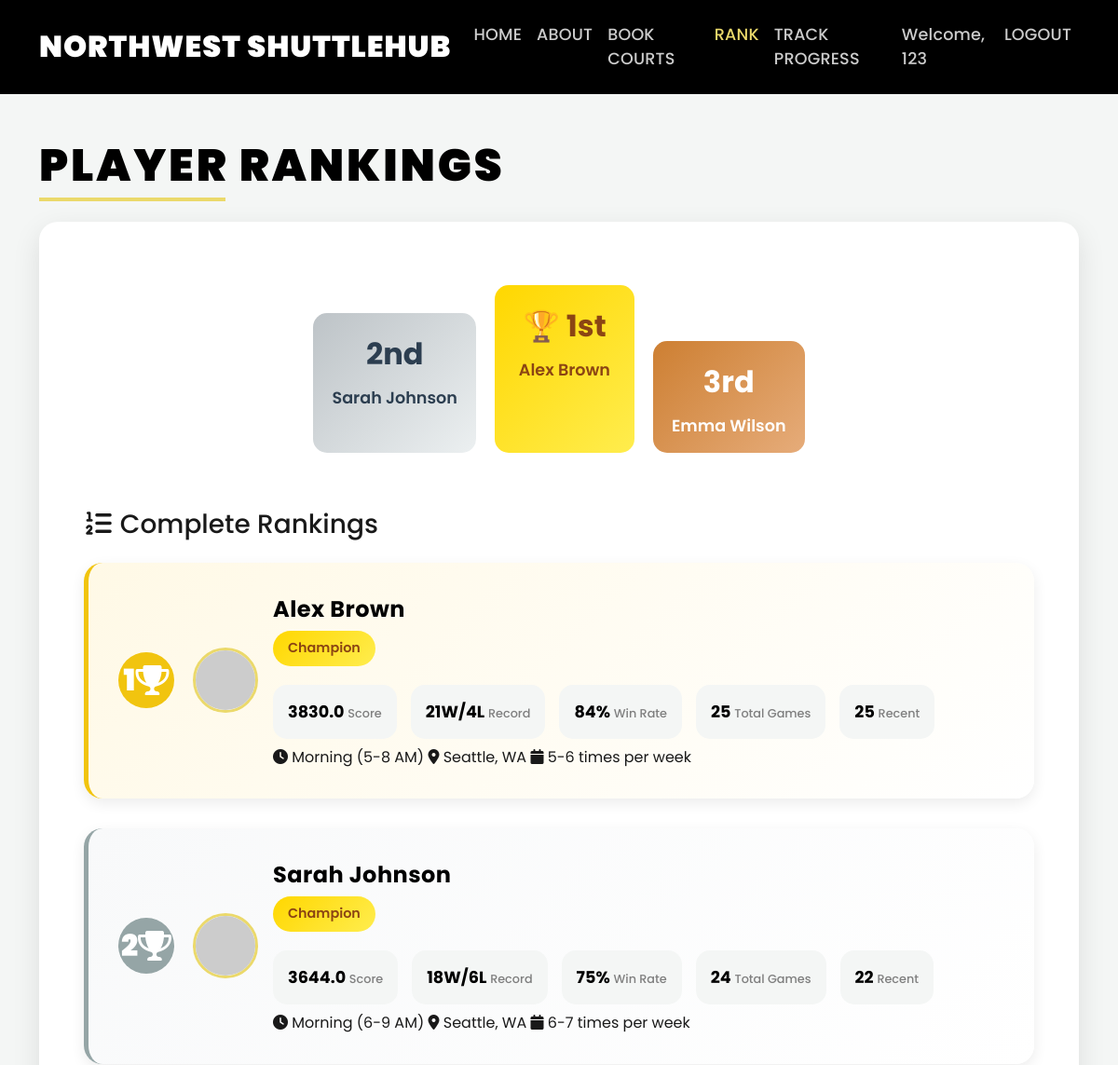
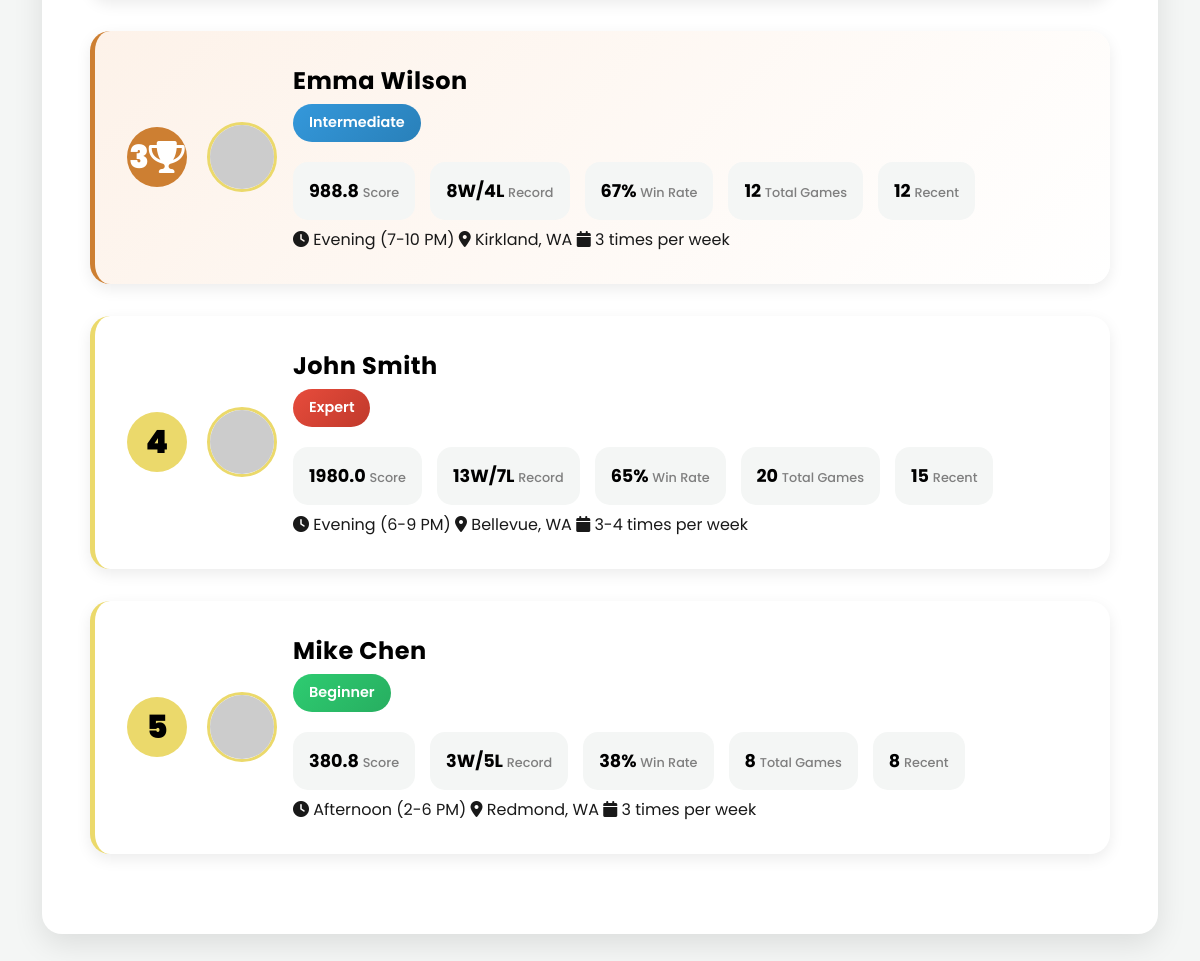
The page /rank (signed in) on the database its author committed (2 pictures, top to bottom).
### tables this page shows
CREATE TABLE users (
                id INTEGER PRIMARY KEY AUTOINCREMENT,
                username TEXT UNIQUE NOT NULL,
                email TEXT UNIQUE NOT NULL,
                password_hash TEXT NOT NULL,
                level TEXT NOT NULL,
                created_at TIMESTAMP DEFAULT CURRENT_TIMESTAMP
            );

CREATE TABLE players (
                id INTEGER PRIMARY KEY AUTOINCREMENT,
                name TEXT NOT NULL,
                level TEXT NOT NULL,
                win_rate REAL DEFAULT 0,
                recent_matches INTEGER DEFAULT 0
            , gender TEXT DEFAULT "Not specified", age INTEGER DEFAULT 25, bio TEXT DEFAULT "", photo_url TEXT DEFAULT "", total_wins INTEGER DEFAULT 0, total_losses INTEGER DEFAULT 0, favorite_shot TEXT DEFAULT "", playing_style TEXT DEFAULT "", years_playing INTEGER DEFAULT 1, achievements TEXT DEFAULT "", preferred_time TEXT DEFAULT "", location TEXT DEFAULT "", languages TEXT DEFAULT "", equipment_brand TEXT DEFAULT "", training_schedule TEXT DEFAULT "", strongest_skill TEXT DEFAULT "", improvement_goal TEXT DEFAULT "", match_frequency TEXT DEFAULT "", coach_experience TEXT DEFAULT "", tournament_level TEXT DEFAULT "");

### app.py (the view)
@app.route('/rank')
def rank():
    db = get_db()
    players = db.execute('SELECT * FROM players ORDER BY win_rate DESC, total_wins DESC').fetchall()
    ranked_players = []
    for i, player in enumerate(players):
        total_matches = player['total_wins'] + player['total_losses']
        win_rate = player['win_rate']
        activity_score = 0
        if player['recent_matches']:
            activity_score += player['recent_matches'] * 2
        frequency_multiplier = 1.0
        if player['match_frequency']:
            freq = player['match_frequency'].lower()
            if '6-7' in freq or 'daily' in freq:
                frequency_multiplier = 2.0
            elif '5-6' in freq:
                frequency_multiplier = 1.8
            elif '4' in freq:
                frequency_multiplier = 1.5
            elif '3' in freq:
                frequency_multiplier = 1.2
            elif '2' in freq:
                frequency_multiplier = 1.0
        ranking_score = (win_rate * total_matches * frequency_multiplier) + activity_score
        if ranking_score >= 2000:
            tier = "Champion"
            tier_class = "champion"
        elif ranking_score >= 1500:
            tier = "Expert"
            tier_class = "expert"
        elif ranking_score >= 1000:
            tier = "Advanced"
            tier_class = "advanced"
        elif ranking_score >= 500:
            tier = "Intermediate"
            tier_class = "intermediate"
        else:
            tier = "Beginner"
            tier_class = "beginner"
        ranked_players.append({
            'rank': i + 1,
            'player': player,
            'total_matches': total_matches,
            'ranking_score': round(ranking_score, 1),
            'tier': tier,
            'tier_class': tier_class,
            'activity_score': round(activity_score, 1),
            'frequency_multiplier': frequency_multiplier
        })
    return render_template('rank.html', ranked_players=ranked_players)

### app.py (called while the page is built)
def get_db():
    db = getattr(g, '_database', None)
    if db is None:
        db = g._database = sqlite3.connect(DATABASE)
        db.row_factory = sqlite3.Row  # 让结果支持 dict-like 访问
    return db

@app.teardown_appcontext
def close_connection(exception):
    db = getattr(g, '_database', None)
    if db:
        db.close()

@app.before_request
def load_logged_in_user():
    user_id = session.get('user_id')
    if user_id is None:
        g.user = None
    else:
        g.user = get_db().execute(
            'SELECT * FROM users WHERE id = ?', (user_id,)
        ).fetchone()

### templates/rank.html (shortened to what this page needs)
<!DOCTYPE html>
<html lang="en">
<head>
    <link href="https://cdn.jsdelivr.net/npm/bootstrap@5.3.0/dist/css/bootstrap.min.css" rel="stylesheet">
    <link rel="stylesheet" href="https://cdnjs.cloudflare.com/ajax/libs/font-awesome/6.0.0/css/all.min.css">
</head>
<body>
    <nav class="navbar navbar-expand-lg navbar-dark">
        <div class="container">
            <a class="navbar-brand" href="{{ url_for('home') }}">NORTHWEST SHUTTLEHUB</a>
            <div class="collapse navbar-collapse" id="navbarNav">
                <ul class="navbar-nav me-auto">
                    <li class="nav-item">
                        <a class="nav-link" href="{{ url_for('home') }}">HOME</a>
                    </li>
                    <li class="nav-item">
                        <a class="nav-link" href="{{ url_for('about') }}">ABOUT</a>
                    </li>
                    <li class="nav-item">
                        <a class="nav-link" href="{{ url_for('book_courts') }}">BOOK COURTS</a>
                    </li>
                    <li class="nav-item">
                        <a class="nav-link active" href="{{ url_for('rank') }}">RANK</a>
                    </li>
                    <li class="nav-item">
                        <a class="nav-link" href="{{ url_for('track_progress') }}">TRACK PROGRESS</a>
                    </li>
                </ul>
                <ul class="navbar-nav">
                    {% if g.user %}
                    <li class="nav-item">
                        <span class="nav-link">Welcome, {{ g.user['username'] }}</span>
                    </li>
                    <li class="nav-item">
                        <a class="nav-link" href="{{ url_for('logout') }}">LOGOUT</a>
                    </li>
                    {% endif %}
                </ul>
            </div>
        </div>
    </nav>
    <div class="container mt-5">
        <h2 class="page-title">PLAYER RANKINGS</h2>
        <div class="rank-container">
            {% if ranked_players|length >= 3 %}
            <div class="podium">
                <div class="podium-place podium-second">
                    <div class="podium-rank">2nd</div>
                    <div class="podium-name">{{ ranked_players[1].player.name }}</div>
                </div>
                <div class="podium-place podium-first">
                    <div class="podium-rank">🏆 1st</div>
                    <div class="podium-name">{{ ranked_players[0].player.name }}</div>
                </div>
                <div class="podium-place podium-third">
                    <div class="podium-rank">3rd</div>
                    <div class="podium-name">{{ ranked_players[2].player.name }}</div>
                </div>
            </div>
            {% endif %}
            <h3 class="mb-4"><i class="fas fa-list-ol"></i> Complete Rankings</h3>
            {% for ranked_player in ranked_players %}
            <div class="player-rank-card rank-{{ ranked_player.rank }}">
                <div class="d-flex align-items-center">
                    <div class="rank-number">
                        {{ ranked_player.rank }}
                        {% if ranked_player.rank <= 3 %}
                        <i class="fas fa-trophy trophy-icon"></i>
                        {% endif %}
                    </div>
                    <img src="{{ ranked_player.player.photo_url if ranked_player.player.photo_url else 'https://ui-avatars.com/api/?name=' + ranked_player.player.name|urlencode + '&background=3498db&color=fff&size=70' }}"
                         alt="{{ ranked_player.player.name }}"
                         class="player-photo me-3"
                         onerror="this.src='https://ui-avatars.com/api/?name={{ ranked_player.player.name|urlencode }}&background=3498db&color=fff&size=70'">
                    <div class="player-info">
                        <div class="player-name">{{ ranked_player.player.name }}</div>
                        <div>
                            <span class="player-level tier-{{ ranked_player.tier_class }}">{{ ranked_player.tier }}</span>
                        </div>
                        <div class="stats-row">
                            <div class="stat-item">
                                <span class="stat-value">{{ ranked_player.ranking_score }}</span>
                                <span class="stat-label">Score</span>
                            </div>
                            <div class="stat-item">
                                <span class="stat-value">{{ ranked_player.player.total_wins }}W/{{ ranked_player.player.total_losses }}L</span>
                                <span class="stat-label">Record</span>
                            </div>
                            <div class="stat-item">
                                <span class="stat-value">{{ ranked_player.player.win_rate|round(0)|int }}%</span>
                                <span class="stat-label">Win Rate</span>
                            </div>
                            <div class="stat-item">
                                <span class="stat-value">{{ ranked_player.total_matches }}</span>
                                <span class="stat-label">Total Games</span>
                            </div>
                            <div class="stat-item">
                                <span class="stat-value">{{ ranked_player.player.recent_matches }}</span>
                                <span class="stat-label">Recent</span>
                            </div>
                        </div>
                        <div class="mt-2">
                            {% if ranked_player.player.preferred_time %}
                            <span class="info-badge"><i class="fas fa-clock"></i> {{ ranked_player.player.preferred_time }}</span>
                            {% endif %}
                            {% if ranked_player.player.location %}
                            <span class="info-badge"><i class="fas fa-map-marker-alt"></i> {{ ranked_player.player.location }}</span>
                            {% endif %}
                            {% if ranked_player.player.match_frequency %}
                            <span class="info-badge"><i class="fas fa-calendar"></i> {{ ranked_player.player.match_frequency }}</span>
                            {% endif %}
                        </div>
                    </div>
                </div>
            </div>
            {% endfor %}
        </div>
    </div>
</body>
</html>

### templates/rank.html (style rules this page uses)
:root { --primary-color: #EBD96B; --secondary-color: #000000; --light-bg: #FFFFFF; --dark-text: #191919; --gray-text: #7F7F7F; --light-gray: #F4F6F5; --gold: #f1c40f; --silver: #95a5a6; --bronze: #cd7f32; --champion: linear-gradient(135deg, #ffd700, #ffed4e); --expert: linear-gradient(135deg, #e74c3c, #c0392b); --advanced: linear-gradient(135deg, #9b59b6, #8e44ad); --intermediate: linear-gradient(135deg, #3498db, #2980b9); --beginner: linear-gradient(135deg, #2ecc71, #27ae60); }
body { font-family: 'Poppins', sans-serif; background-color: var(--light-gray); color: var(--dark-text); }
.navbar { background-color: var(--secondary-color); padding: 1rem 0; }
.navbar-brand { color: var(--light-bg) !important; font-size: 2rem; font-weight: 900; letter-spacing: 0.03em; }
.nav-link { color: rgba(255, 255, 255, 0.8) !important; transition: color 0.3s ease; font-weight: 500; font-size: 1.1rem; letter-spacing: 0.01em; }
.nav-link.active { color: var(--primary-color) !important; }
.rank-container { background: var(--light-bg); padding: 3rem; border-radius: 20px; box-shadow: 0 10px 30px rgba(0,0,0,0.1); margin-bottom: 3rem; }
.player-rank-card { background: var(--light-bg); border-radius: 20px; padding: 2rem; margin-bottom: 2rem; box-shadow: 0 5px 15px rgba(0,0,0,0.08); transition: transform 0.3s ease, box-shadow 0.3s ease; border-left: 5px solid var(--primary-color); }
.player-rank-card.rank-1 { border-left-color: var(--gold); background: linear-gradient(135deg, #fff9e6, #ffffff); }
.player-rank-card.rank-2 { border-left-color: var(--silver); background: linear-gradient(135deg, #f8f9fa, #ffffff); }
.player-rank-card.rank-3 { border-left-color: var(--bronze); background: linear-gradient(135deg, #fdf2e9, #ffffff); }
.rank-number { font-size: 2rem; font-weight: 900; color: var(--secondary-color); display: flex; align-items: center; justify-content: center; width: 60px; height: 60px; border-radius: 50%; background: var(--primary-color); margin-right: 20px; }
.rank-1 .rank-number { background: var(--gold); color: white; }
.rank-2 .rank-number { background: var(--silver); color: white; }
.rank-3 .rank-number { background: var(--bronze); color: white; }
.player-photo { width: 70px; height: 70px; border-radius: 50%; object-fit: cover; border: 3px solid var(--primary-color); }
.player-info { flex-grow: 1; }
.player-name { font-size: 1.5rem; font-weight: 700; color: var(--secondary-color); margin-bottom: 5px; letter-spacing: 0.02em; }
.player-level { display: inline-block; padding: 0.5rem 1rem; border-radius: 20px; font-size: 0.9rem; font-weight: 600; margin-bottom: 10px; }
.tier-champion { background: var(--champion); color: #8b4513; }
.tier-expert { background: var(--expert); color: white; }
.tier-intermediate { background: var(--intermediate); color: white; }
.tier-beginner { background: var(--beginner); color: white; }
.stats-row { display: flex; gap: 15px; margin-top: 10px; }
.stat-item { background: var(--light-gray); padding: 1rem; border-radius: 15px; text-align: center; font-size: 0.9rem; font-weight: 500; }
.stat-value { font-weight: 700; color: var(--secondary-color); font-size: 1.1rem; }
.stat-label { color: var(--gray-text); font-size: 0.8rem; margin-top: 0.25rem; }
.page-title { font-weight: 900; font-size: 3rem; color: var(--secondary-color); letter-spacing: 0.06em; margin-bottom: 2rem; position: relative; }
.page-title::after { content: ''; position: absolute; bottom: -10px; left: 0; width: 200px; height: 4px; background: var(--primary-color); }
.podium { display: flex; justify-content: center; align-items: end; gap: 20px; margin-bottom: 40px; padding: 20px; }
.podium-place { text-align: center; padding: 20px; border-radius: 15px; min-width: 150px; }
.podium-first { background: var(--champion); color: #8b4513; height: 180px; order: 2; }
.podium-second { background: linear-gradient(135deg, #bdc3c7, #ecf0f1); color: #2c3e50; height: 150px; order: 1; }
.podium-third { background: linear-gradient(135deg, #cd7f32, #e6ac7a); color: white; height: 120px; order: 3; }
.podium-rank { font-size: 2rem; font-weight: bold; margin-bottom: 10px; }
.podium-name { font-size: 1.1rem; font-weight: 600; margin-bottom: 5px; }

### rows shown on the page
users: user.username "123"
players: name "Sarah Johnson", player.name "Sarah Johnson", player.total_wins "18", player.total_losses "6", player.win_rate "75", player.recent_matches "22", player.preferred_time "Morning (6-9 AM)", player.location "Seattle, WA", player.match_frequency "6-7 times per week"
players: name "Alex Brown", player.name "Alex Brown", player.total_wins "21", player.total_losses "4", player.win_rate "84", player.recent_matches "25", player.preferred_time "Morning (5-8 AM)", player.location "Seattle, WA", player.match_frequency "5-6 times per week"
players: name "Emma Wilson", player.name "Emma Wilson", player.total_wins "8", player.total_losses "4", player.win_rate "67", player.recent_matches "12", player.preferred_time "Evening (7-10 PM)", player.location "Kirkland, WA", player.match_frequency "3 times per week"
players: player.name "John Smith", player.total_wins "13", player.total_losses "7", player.win_rate "65", player.recent_matches "15", player.preferred_time "Evening (6-9 PM)", player.location "Bellevue, WA", player.match_frequency "3-4 times per week"
players: rank "5", player.name "Mike Chen", tier "Beginner", ranking_score "380.8", player.total_wins "3", player.total_losses "5", player.win_rate "38", total_matches "8", player.recent_matches "8", player.preferred_time "Afternoon (2-6 PM)", player.location "Redmond, WA", player.match_frequency "3 times per week"

### other values the page prints
{{ ranked_player.rank }} "1" "2" "3" "4"
{{ ranked_player.tier }} "Champion" "Champion" "Intermediate" "Expert"
{{ ranked_player.ranking_score }} "3830.0" "3644.0" "988.8" "1980.0"
{{ ranked_player.total_matches }} "25" "24" "12" "20"
